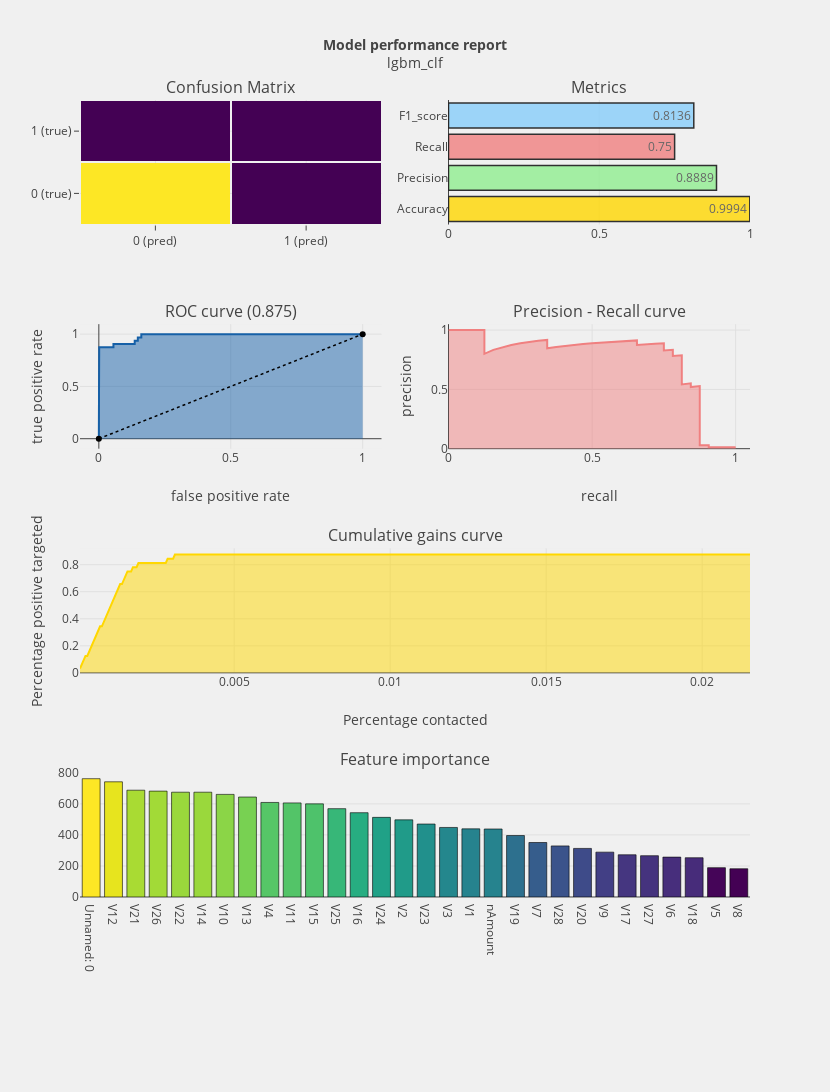

Source (notebook cell):
### Code cell
model_performance('lgbm_clf')

### Figure 1 — Plotly figure (JSON) as saved in the notebook; plotly's stock layout.template omitted (floating-point values rounded to 4 significant figures; data arrays with more than 128 entries replaced by an {"elided": "..."} marker saying what was removed)
{"data": [{"colorscale": "Viridis", "showscale": false, "type": "heatmap", "uid": "419ec4e6-df1a-4411-ac18-c1c11f87daa9", "x": ["0 (pred)", "1 (pred)"], "xaxis": "x", "xgap": 2, "y": ["0 (true)", "1 (true)"], "yaxis": "y", "ygap": 2, "z": [[17054, 3], [8, 24]]}, {"marker": {"color": ["gold", "lightgreen", "lightcoral", "lightskyblue"], "line": {"color": "#000000", "width": 1.5}}, "opacity": 0.8, "orientation": "h", "text": [0.9994, 0.8889, 0.75, 0.8136], "textposition": "auto", "type": "bar", "uid": "0a88b310-006f-4ec6-954b-ed9c27f91a70", "x": [0.9994, 0.8889, 0.75, 0.8136], "xaxis": "x2", "y": ["Accuracy", "Precision", "Recall", "F1_score"], "yaxis": "y2"}, {"fill": "tozeroy", "line": {"color": "rgb(22, 96, 167)", "width": 2}, "name": "Roc : 0.875", "type": "scatter", "uid": "e546c156-11e2-4eff-8995-38824a947b9b", "x": [0, 0, 0, 5.863e-05, 5.863e-05, 0.0001173, 0.0001173, 0.0001759, 0.0001759, 0.0002931, 0.0002931, 0.0004104, 0.0004104, 0.00129, 0.00129, 0.001466, 0.001466, 0.006449, 0.006566, 0.02075, 0.02087, 0.0554, 0.0554, 0.05839, 0.05851, 0.07199, 0.07229, 0.1044, 0.1045, 0.136, 0.136, 0.1478, 0.1478, 0.161, 0.161, 0.1649, 0.1653, 0.187, 0.1871, 0.2063, 0.2064, 0.2187, 0.2189, 0.2229, 0.223, 0.2438, 0.244, 0.2906, 0.2908, 0.3209, 0.321, 0.3298, 0.3299, 0.3657, 0.3658, 0.3752, 0.3753, 0.3767, 0.3769, 0.4085, 0.4086, 0.4236, 0.4237, 0.4926, 0.4927, 0.5537, 0.5538, 0.5672, 0.5673, 0.5826, 0.5828, 0.5937, 0.5939, 0.6147, 0.6148, 0.6195, 0.6196, 0.6848, 0.685, 0.6851, 0.6852, 0.6963, 0.6964, 0.7048, 0.7049, 0.7055, 0.7056, 0.7442, 0.7443, 0.7593, 0.7595, 0.8187, 0.8188, 0.8237, 0.8239, 0.8334, 0.8336, 0.8363, 0.8364, 0.8382, 0.8383, 0.8436, 0.8438, 0.8468, 0.8469, 0.8501, 0.8502, 0.8701, 0.8703, 0.882, 0.8822, 0.8836, 0.8837, 0.8863, 0.8864, 0.8868, 0.8869, 0.9579, 0.9581, 0.9784, 0.9785, 0.9794, 0.9795, 1], "xaxis": "x3", "y": [0, 0.03125, 0.125, 0.125, 0.3438, 0.3438, 0.6562, 0.6562, 0.75, 0.75, 0.7812, 0.7812, 0.8125, 0.8125, 0.8438, 0.8438, 0.875, 0.875, 0.875, 0.875, 0.875, 0.875, 0.9062, 0.9062, 0.9062, 0.9062, 0.9062, 0.9062, 0.9062, 0.9062, 0.9375, 0.9375, 0.9688, 0.9688, 1, 1, 1, 1, 1, 1, 1, 1, 1, 1, 1, 1, 1, 1, 1, 1, 1, 1, 1, 1, 1, 1, 1, 1, 1, 1, 1, 1, 1, 1, 1, 1, 1, 1, 1, 1, 1, 1, 1, 1, 1, 1, 1, 1, 1, 1, 1, 1, 1, 1, 1, 1, 1, 1, 1, 1, 1, 1, 1, 1, 1, 1, 1, 1, 1, 1, 1, 1, 1, 1, 1, 1, 1, 1, 1, 1, 1, 1, 1, 1, 1, 1, 1, 1, 1, 1, 1, 1, 1, 1], "yaxis": "y3"}, {"line": {"color": "black", "dash": "dot", "width": 1.5}, "type": "scatter", "uid": "e78a2a81-725a-4613-b10b-fe01ebb1ae0c", "x": [0, 1], "xaxis": "x3", "y": [0, 1], "yaxis": "y3"}, {"fill": "tozeroy", "line": {"color": "lightcoral", "width": 2}, "name": "Precision[0.01151908 0.01116313 0.01116715 ... 1.         1.         1.        ]", "type": "scatter", "uid": "e935c8bf-8d41-4b33-bdc7-cfa65c14ab86", "x": {"elided": "2771 float values"}, "xaxis": "x4", "y": {"elided": "2771 float values"}, "yaxis": "y4"}, {"marker": {"color": [762, 742, 688, 682, 675, 675, 661, 644, 609, 606, 600, 569, 543, 513, 497, 470, 448, 439, 438, 396, 351, 329, 313, 289, 272, 266, 257, 253, 189, 182], "colorscale": "Viridis", "line": {"color": "black", "width": 0.6}}, "name": "coefficients", "type": "bar", "uid": "fe98adea-bd44-47c4-9dee-f21848daf7b6", "x": ["Unnamed: 0", "V12", "V21", "V26", "V22", "V14", "V10", "V13", "V4", "V11", "V15", "V25", "V16", "V24", "V2", "V23", "V3", "V1", "nAmount", "V19", "V7", "V28", "V20", "V9", "V17", "V27", "V6", "V18", "V5", "V8"], "xaxis": "x6", "y": [762, 742, 688, 682, 675, 675, 661, 644, 609, 606, 600, 569, 543, 513, 497, 470, 448, 439, 438, 396, 351, 329, 313, 289, 272, 266, 257, 253, 189, 182], "yaxis": "y6"}, {"fill": "tozeroy", "line": {"color": "gold", "width": 2}, "name": "Lift curve", "type": "scatter", "uid": "9c2e62a2-98fb-46ba-a0e9-fb6024d503a8", "x": {"elided": "368 float values"}, "xaxis": "x5", "y": {"elided": "17089 float values"}, "yaxis": "y5"}], "layout": {"annotations": [{"font": {"size": 16}, "showarrow": false, "text": "Confusion Matrix", "x": 0.225, "xanchor": "center", "xref": "paper", "y": 1, "yanchor": "bottom", "yref": "paper"}, {"font": {"size": 16}, "showarrow": false, "text": "Metrics", "x": 0.775, "xanchor": "center", "xref": "paper", "y": 1, "yanchor": "bottom", "yref": "paper"}, {"font": {"size": 16}, "showarrow": false, "text": "ROC curve (0.875)", "x": 0.225, "xanchor": "center", "xref": "paper", "y": 0.7188, "yanchor": "bottom", "yref": "paper"}, {"font": {"size": 16}, "showarrow": false, "text": "Precision - Recall curve", "x": 0.775, "xanchor": "center", "xref": "paper", "y": 0.7188, "yanchor": "bottom", "yref": "paper"}, {"font": {"size": 16}, "showarrow": false, "text": "Cumulative gains curve", "x": 0.5, "xanchor": "center", "xref": "paper", "y": 0.4375, "yanchor": "bottom", "yref": "paper"}, {"font": {"size": 16}, "showarrow": false, "text": "Feature importance", "x": 0.5, "xanchor": "center", "xref": "paper", "y": 0.1562, "yanchor": "bottom", "yref": "paper"}], "autosize": false, "height": 1500, "margin": {"b": 195}, "paper_bgcolor": "rgba(240,240,240, 0.95)", "plot_bgcolor": "rgba(240,240,240, 0.95)", "showlegend": false, "title": "<b>Model performance report</b><br>lgbm_clf", "titlefont": {"size": 14}, "width": 830, "xaxis": {"anchor": "y", "domain": [0, 0.45]}, "xaxis2": {"anchor": "y2", "domain": [0.55, 1], "range": [0, 1]}, "xaxis3": {"anchor": "y3", "domain": [0, 0.45], "title": "false positive rate"}, "xaxis4": {"anchor": "y4", "domain": [0.55, 1], "range": [0, 1.05], "title": "recall"}, "xaxis5": {"anchor": "y5", "domain": [0, 1], "title": "Percentage contacted"}, "xaxis6": {"anchor": "y6", "domain": [0, 1]}, "yaxis": {"anchor": "x", "domain": [0.8438, 1]}, "yaxis2": {"anchor": "x2", "domain": [0.8438, 1]}, "yaxis3": {"anchor": "x3", "domain": [0.5625, 0.7188], "title": "true positive rate"}, "yaxis4": {"anchor": "x4", "domain": [0.5625, 0.7188], "range": [0, 1.05], "title": "precision"}, "yaxis5": {"anchor": "x5", "domain": [0.2812, 0.4375], "title": "Percentage positive targeted"}, "yaxis6": {"anchor": "x6", "domain": [0, 0.1562]}}}
